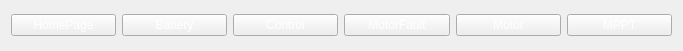
<?xml version="1.0" encoding="UTF-8"?>
<ui version="4.0">
 <class>TabUi</class>
 <widget class="QWidget" name="TabUi">
  <property name="geometry">
   <rect>
    <x>0</x>
    <y>0</y>
    <width>683</width>
    <height>51</height>
   </rect>
  </property>
  <property name="windowTitle">
   <string>Form</string>
  </property>
  <property name="styleSheet">
   <string notr="true"/>
  </property>
  <layout class="QHBoxLayout" name="horizontalLayout">
   <item>
    <widget class="QPushButton" name="homepageButton">
     <property name="autoFillBackground">
      <bool>false</bool>
     </property>
     <property name="styleSheet">
      <string notr="true">QPushButton{
color: rgb(255,255,255);
background-color: qlineargradient(x1: 0, y1: 0, x2: 0, y2: 1,
                                      stop: 0 rgb(160,160,160), stop: 1 rgb(100,100,100));
image: url(:/Resource/Home Icon.png);
image-position: 2,3;
}
QPushButton:hover{
color: rgb(255,255,255);
background-color: qlineargradient(x1: 0, y1: 0, x2: 0, y2: 1,
                                      stop: 0 rgb(160,160,160), stop: 1 rgb(120,120,120));

}
QPushButton:pressed{
color: rgb(255,255,255);
background-color: qlineargradient(x1: 0, y1: 0, x2: 0, y2: 1,
                                      stop: 0 rgb(120,120,120), stop: 1 rgb(80,80,80));
}</string>
     </property>
     <property name="text">
      <string>HomePage</string>
     </property>
     <property name="iconSize">
      <size>
       <width>32</width>
       <height>32</height>
      </size>
     </property>
    </widget>
   </item>
   <item>
    <widget class="QPushButton" name="batteryButton">
     <property name="styleSheet">
      <string notr="true">QPushButton{
color: rgb(255,255,255);
background-color: qlineargradient(x1: 0, y1: 0, x2: 0, y2: 1,
                                      stop: 0 rgb(100,100,100), stop: 1 rgb(100,100,100));
image: url(:/Resource/Battery Icon.png);
image-position: 4,2;
}
QPushButton:hover{
color: rgb(255,255,255);
background-color: qlineargradient(x1: 0, y1: 0, x2: 0, y2: 1,
                                      stop: 0 rgb(160,160,160), stop: 1 rgb(120,120,120));
}
QPushButton:pressed{
color: rgb(255,255,255);
background-color: qlineargradient(x1: 0, y1: 0, x2: 0, y2: 1,
                                      stop: 0 rgb(120,120,120), stop: 1 rgb(80,80,80));
}</string>
     </property>
     <property name="text">
      <string>Battery</string>
     </property>
    </widget>
   </item>
   <item>
    <widget class="QPushButton" name="controlButton">
     <property name="styleSheet">
      <string notr="true">QPushButton{
color: rgb(255,255,255);
background-color: qlineargradient(x1: 0, y1: 0, x2: 0, y2: 1,
                                      stop: 0 rgb(100,100,100), stop: 1 rgb(100,100,100));
image: url(:/Resource/Steering Icon.png);
image-position: 1,1;
}
QPushButton:hover{
color: rgb(255,255,255);
background-color: qlineargradient(x1: 0, y1: 0, x2: 0, y2: 1,
                                      stop: 0 rgb(160,160,160), stop: 1 rgb(120,120,120));
}
QPushButton:pressed{
color: rgb(255,255,255);
background-color: qlineargradient(x1: 0, y1: 0, x2: 0, y2: 1,
                                      stop: 0 rgb(120,120,120), stop: 1 rgb(80,80,80));
}</string>
     </property>
     <property name="text">
      <string>Control</string>
     </property>
    </widget>
   </item>
   <item>
    <widget class="QPushButton" name="motorFaultButton">
     <property name="styleSheet">
      <string notr="true">QPushButton{
color: rgb(255,255,255);
background-color: qlineargradient(x1: 0, y1: 0, x2: 0, y2: 1,
                                      stop: 0 rgb(100,100,100), stop: 1 rgb(100,100,100));
image: url(:/Resource/Gear Icon.png);
image-position: 1,1;
}
QPushButton:hover{
color: rgb(255,255,255);
background-color: qlineargradient(x1: 0, y1: 0, x2: 0, y2: 1,
                                      stop: 0 rgb(160,160,160), stop: 1 rgb(120,120,120));
}
QPushButton:pressed{
color: rgb(255,255,255);
background-color: qlineargradient(x1: 0, y1: 0, x2: 0, y2: 1,
                                      stop: 0 rgb(120,120,120), stop: 1 rgb(80,80,80));
}</string>
     </property>
     <property name="text">
      <string>MotorFault</string>
     </property>
    </widget>
   </item>
   <item>
    <widget class="QPushButton" name="motorButton">
     <property name="styleSheet">
      <string notr="true">QPushButton{
color: rgb(255,255,255);
background-color: qlineargradient(x1: 0, y1: 0, x2: 0, y2: 1,
                                      stop: 0 rgb(100,100,100), stop: 1 rgb(100,100,100));
image: url(:/Resource/Engine Icon.png);
image-position: 1,1;
}
QPushButton:hover{
color: rgb(255,255,255);
background-color: qlineargradient(x1: 0, y1: 0, x2: 0, y2: 1,
                                      stop: 0 rgb(160,160,160), stop: 1 rgb(120,120,120));
}
QPushButton:pressed{
color: rgb(255,255,255);
background-color: qlineargradient(x1: 0, y1: 0, x2: 0, y2: 1,
                                      stop: 0 rgb(120,120,120), stop: 1 rgb(80,80,80));
}</string>
     </property>
     <property name="text">
      <string>Motor</string>
     </property>
    </widget>
   </item>
   <item>
    <widget class="QPushButton" name="mpptButton">
     <property name="styleSheet">
      <string notr="true">QPushButton{
color: rgb(255,255,255);
background-color: qlineargradient(x1: 0, y1: 0, x2: 0, y2: 1,
                                      stop: 0 rgb(100,100,100), stop: 1 rgb(100,100,100));
image: url(:/Resource/MPPT Icon.png);
image-position: 1,1;
}
QPushButton:hover{
color: rgb(255,255,255);
background-color: qlineargradient(x1: 0, y1: 0, x2: 0, y2: 1,
                                      stop: 0 rgb(160,160,160), stop: 1 rgb(120,120,120));
}
QPushButton:pressed{
color: rgb(255,255,255);
background-color: qlineargradient(x1: 0, y1: 0, x2: 0, y2: 1,
                                      stop: 0 rgb(120,120,120), stop: 1 rgb(80,80,80));
}</string>
     </property>
     <property name="text">
      <string>MPPT</string>
     </property>
    </widget>
   </item>
  </layout>
 </widget>
 <resources/>
 <connections/>
</ui>
